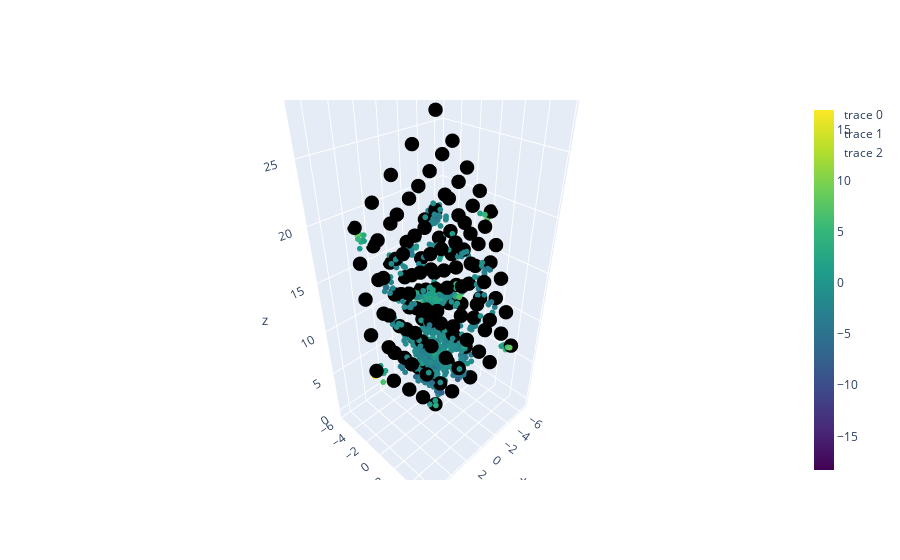

Notebook code cell kept with this figure:
### Code cell
XGChi0.Vis_tool(chi0rr, R, A, B, C, nk, nat_cell, pos_red, N=1000, isomin=2)
